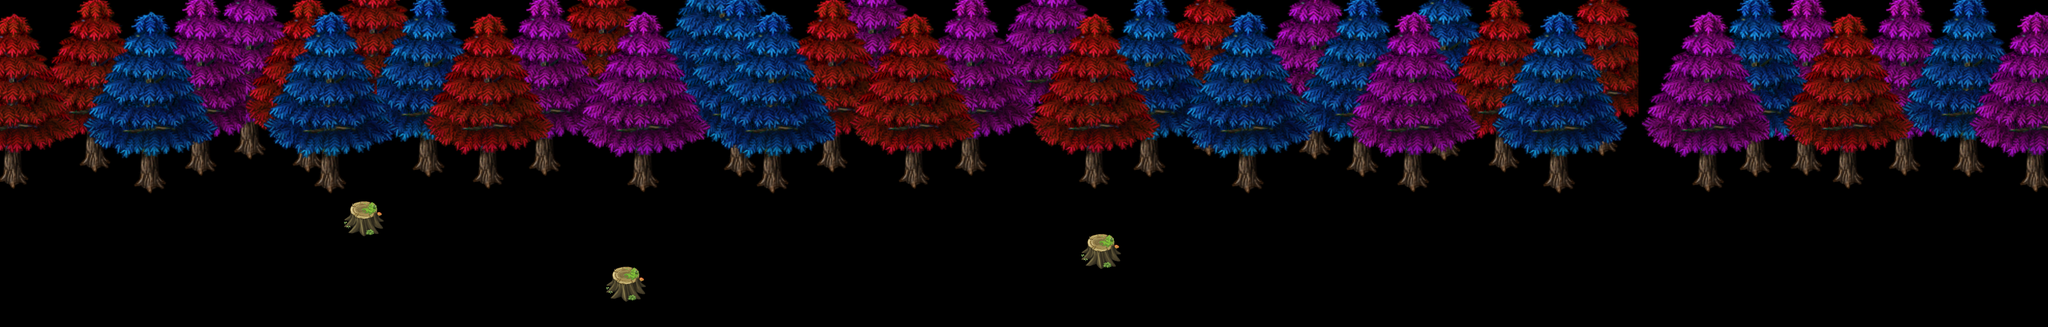

This game map was drawn from its Tiled (.tmx) file and the tilesets committed beside it. A one-line description and the trimmed map source follow:
An orthogonal 125x20 tile map with 32x32 px tiles, 3 tile layers (Capa de patrones 5, Capa de patrones 4, Capa de patrones 3).

<map version="1.0" orientation="orthogonal" renderorder="right-down" width="125" height="20" tilewidth="32" tileheight="32" nextobjectid="1">
 <tileset firstgid="1" name="arboles2" tilewidth="32" tileheight="32" tilecount="1024" columns="32">
  <image source="arboles2.png" width="1024" height="1024" />
 </tileset>
 <layer name="Capa de patrones 5" width="125" height="20">
  <data>[2500 cells, 914 non-empty, 276 distinct tile ids]</data>
 </layer>
 <layer name="Capa de patrones 4" width="125" height="20">
  <data>[2500 cells, 1133 non-empty, 286 distinct tile ids]</data>
 </layer>
 <layer name="Capa de patrones 3" width="125" height="20">
  <data>[2500 cells, 1380 non-empty, 324 distinct tile ids]</data>
 </layer>
</map>